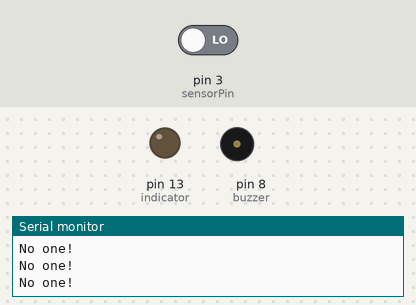
Bench run of a sketch on a simulated Arduino Uno, built with avr-gcc and run on an emulated ATmega328P. Parts: output pins drawn as LEDs (lit = HIGH), buzzer (waves = sounding, pin HIGH), the last lines printed to the serial monitor. Inputs (shaded band) come from the test bench; at power-on: pin 3 (sensorPin) LOW.

Above: at 10.8 s.
10.9 s: pin 3 (sensorPin) driven HIGH
At 16.2 s:
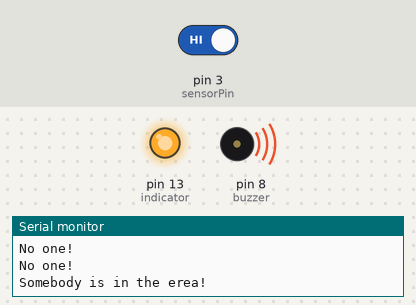
16.9 s: pin 3 (sensorPin) driven LOW
At 21.2 s:
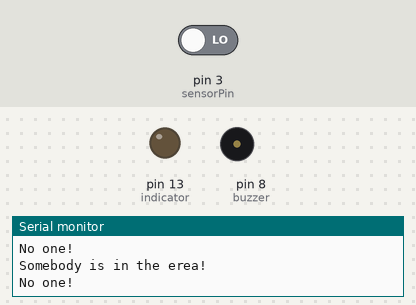
Timing chart, 0 to 22.7 s (numbered marks = the images above; inputs shaded):
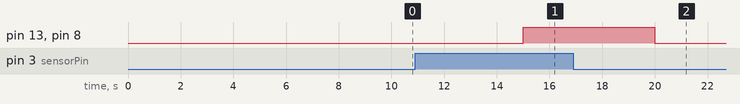

Measured:
- after the input at 10.9 s, pin 13 (indicator), pin 8 (buzzer): LOW → HIGH after 4.1 s
- after the input at 16.9 s, pin 13 (indicator), pin 8 (buzzer): HIGH → LOW after 3.1 s

The sketch:

23_PIR_motion_sensor.ino
```cpp
byte sensorPin = 3;
byte indicator = 13;
int buzzer = 8;
void setup() {
  pinMode(sensorPin, INPUT);
  pinMode(indicator, OUTPUT);
  Serial.begin(9600);
  pinMode(buzzer, OUTPUT);
}

void loop() {
  byte state = digitalRead(sensorPin);
  digitalWrite(indicator, state);
  if (state == 1){
    Serial.println("Somebody is in the erea!");
    digitalWrite(buzzer, HIGH);
  }
  else if (state == 0) {
    Serial.println ("No one!");
    digitalWrite(buzzer, LOW);
  }
  delay(5000);

}
```
